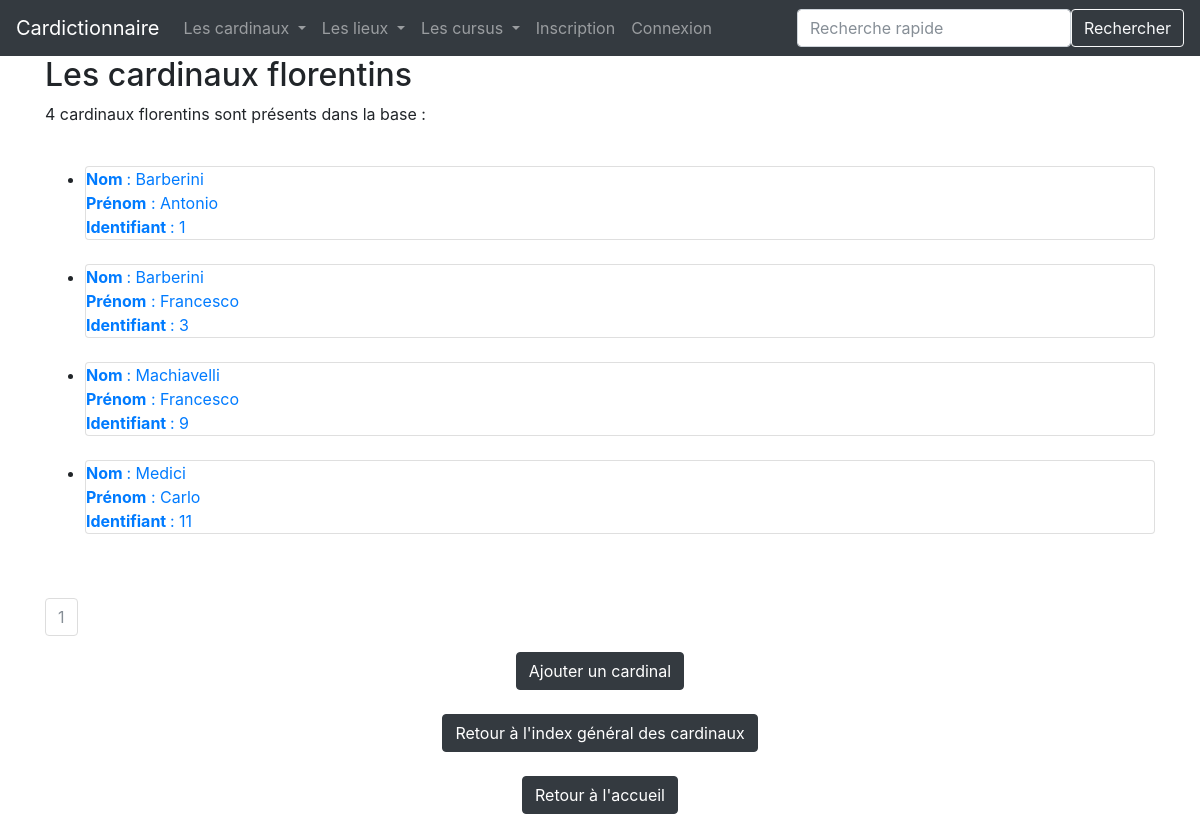
Screenshot of /index_cardinaux_florentins with the database file from the repository.
### app/modeles/donnees.py (models this page shows, shortened)
class Cardinal(db.Model):
    __tablename__ = "cardinal"
    cardinal_id = db.Column(db.Integer, unique=True, nullable=False, primary_key=True, autoincrement=True)
    cardinal_nom = db.Column(db.Text, nullable=False)
    cardinal_prenom = db.Column(db.Text)
    cardinal_date_naissance = db.Column(db.Text)
    cardinal_date_deces = db.Column(db.Text)
    cardinal_pays_naissance = db.Column(db.Text)
    cardinal_ville_naissance = db.Column(db.Text)
    etudes = db.relationship("Etudes", back_populates="cardinal")
    mission = db.relationship("Mission", back_populates="cardinal")
    authorships = db.relationship("Authorship", back_populates="cardinal")

### app/routes/generic.py (the view)
@app.route("/index_cardinaux_florentins")
def index_cardinaux_florentins():
    page = request.args.get("page", 1)
    if isinstance(page, str) and page.isdigit():
        page = int(page)
    else:
        page = 1
    resultats = Cardinal.query.filter(Cardinal.cardinal_ville_naissance =="Florence").paginate(page=page, per_page=RESULTATS_PAR_PAGE)
    return render_template("pages/index_cardinaux_florentins.html", resultats=resultats, cardinal=cardinal)

### app/templates/pages/index_cardinaux_florentins.html (shortened to what this page needs)
{% extends "conteneur.html" %}
{% block corps %}
<h2>Les cardinaux florentins</h2>
<div class="centrer_contenu">
    {% if resultats %}
        <p>{{resultats.total}} cardinaux florentins sont présents dans la base :</p>
        <br>
        <ul>
            {% for cardinal in resultats.items %}
                <li><div class="card"><a href="{{url_for('cardinal', cardinal_id=cardinal.cardinal_id)}}">
                    <b>Nom </b>: {{cardinal.cardinal_nom}}<br/>
                    <b>Prénom</b> : {{cardinal.cardinal_prenom}}<br/>
                    <b> Identifiant </b> : {{cardinal.cardinal_id}}
                </a></div></li><br/>
            {% endfor %}
        </ul>
    <br>
        <nav aria-label="research-pagination">
            <ul class="pagination">
                {%- for page in resultats.iter_pages() %}
                    {% if page %}
                        {% if page != resultats.page %}
                            <li class="page-item">
                                <a class="page-link" href="{{ url_for('index_cardinaux', page=page) }}">{{page}}</a>
                            </li>
                        {% else %}
                            <li class="page-item active disabled">
                                <a class="page-link">{{page}} <span class="sr-only">(actuelle)</span></a>
                            </li>
                        {% endif %}
                    {% else %}
                        <li class="page-item disabled">
                            <a class="page-link">...</a>
                        </li>
                    {% endif %}
                {%- endfor %}
            </ul>
        </nav>
    {% endif %}
    <div align="center">
        <a href="{{url_for('cardinal_add')}}" class="btn btn-dark">Ajouter un cardinal</a>
        <br>
        <br>
        <a href="{{url_for('index_cardinaux')}}" class="btn btn-dark">Retour à l'index général des cardinaux</a>
        <br>
        <br>
        <a href="{{url_for('accueil')}}" class="btn btn-dark">Retour à l'accueil</a>
    </div>
</div>
{% endblock %}</title>

### rows the page displays
Cardinal: cardinal_nom "Barberini", cardinal_prenom "Antonio", cardinal_id "1"
Cardinal: cardinal_nom "Barberini", cardinal_prenom "Francesco", cardinal_id "3"
Cardinal: cardinal_nom "Machiavelli", cardinal_prenom "Francesco", cardinal_id "9"
Cardinal: cardinal_nom "Medici", cardinal_prenom "Carlo", cardinal_id "11"

### other values shown
{{ resultats.total }} "4"
{{ page }} "1"
